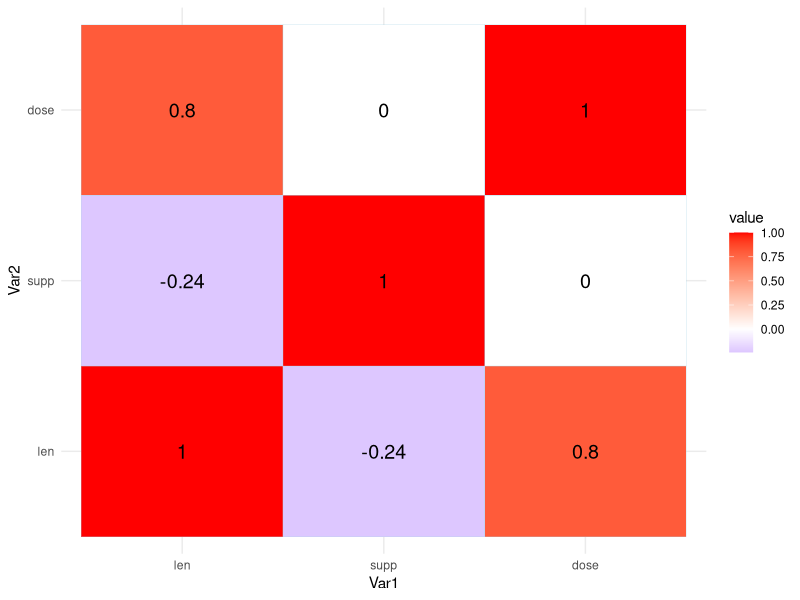

Reproduce this figure in R.
#Load Dataset
data("ToothGrowth")

#Convert Categorical to Numerical
df <- ToothGrowth
#Assign Auto
df$supp <- as.numeric(df$supp) #VC vitamin C, OJ orange juice

#Assign Manually
#df$supp <- ifelse(ToothGrowth == "OJ", 1, 0)

#Calc Corr Analysis
corr_mat <- round(cor(df), 2)

#Reshape
library(reshape2)

melted_corr <- melt(corr_mat)

#Plot
library(ggplot2)
ggplot(melted_corr, aes(x = Var1, y = Var2, fill = value)) +
  geom_tile(color = "lightblue") +
  geom_text(aes(label = value), color = "black", size = 5) +
  scale_fill_gradient2(low = "blue", high = "red", mid = "white", midpoint = 0) +
  theme_minimal()